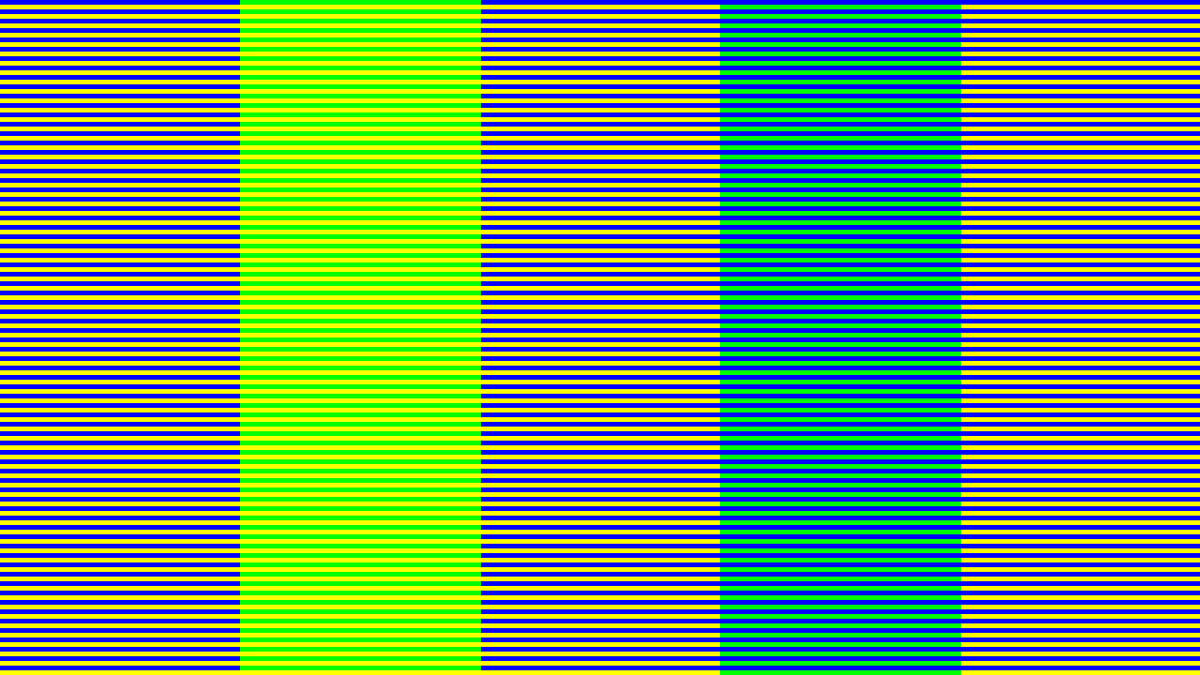
Frame 1 (no input)
Frame 60 (the mouse pressed at the canvas centre just before this capture): identical to frame 1, image omitted
Frame 120 (the mouse held since frame 60 and released just before this capture): identical to frame 1, image omitted

The Processing sketch that drew this single still picture (run headless with seeded random() and noise(); from frame 60 on, the mouse is pressed at the canvas centre):

// Processing sketch: murker
// ── murker.pde
int grosor;
int yInicial;

void setup(){
  grosor = 5;
  yInicial = 0;
  surface.setSize(1280, 720 );
}

void draw(){
  println(yInicial);
  int iteraciones = height/grosor;
  for(int i = -1; i<iteraciones;i++){
    if(i%2==0){
      fill(0,0,255);
      stroke(0,0,255);
      rect(0, (i * grosor) + yInicial,width, grosor);  
    }else{
      fill(255, 255, 0);
      stroke(255, 255, 0);
      rect(0, (i * grosor) + yInicial,width, grosor);
      
    }
    
    if(i%2==0){
      fill(0,255,0);
      stroke(0,255,0);
      rect(width/5*1, (i * grosor), width/5, grosor);
    }else{  
      fill(0,255,0);
      stroke(0,255,0);
      rect(width/5*3, (i * grosor) , width/5, grosor);
    }
    
  }
}

void mouseWheel(MouseEvent event) {
  float e = event.getCount();
  println(e);
  if (e==1){
    if(yInicial <grosor*2){
      yInicial++;
    }else{
      yInicial = 0;
    }
  }
 
}

void mousePressed() {
  if (mouseButton == LEFT) {
    if (grosor>1){
      grosor --;
    }
  } else if (mouseButton == RIGHT) {
    grosor++;
  } else {
    
  }
}
